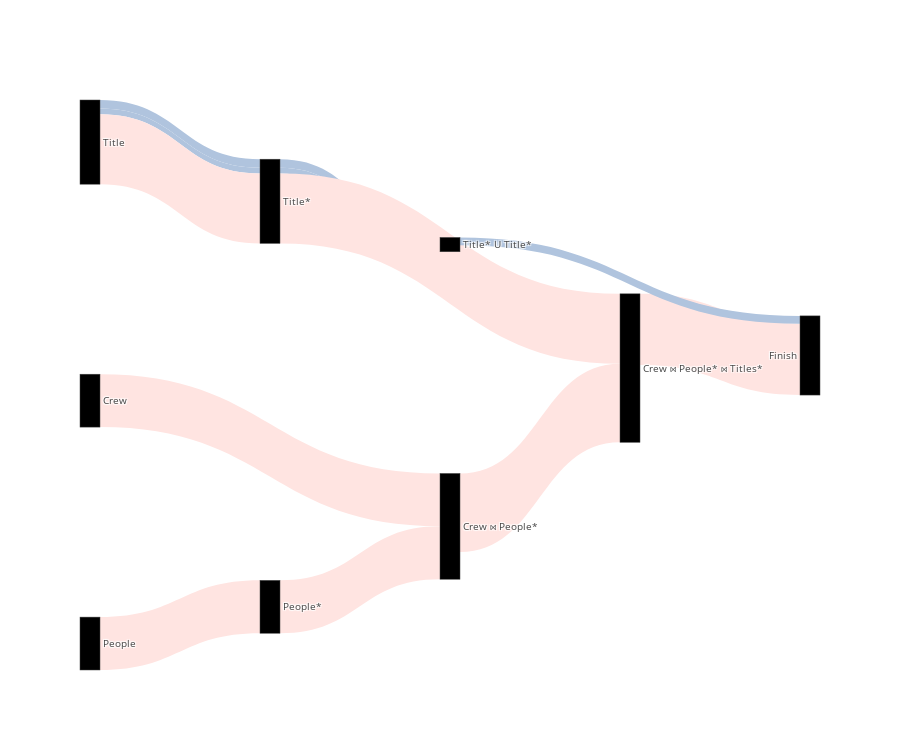

Notebook code for this chart:
### Code cell
#          0         1          2      3         4              5                  6              7                           8
label = ["Title" , "Title*", "Crew", "People", "People*", "Title* U Title*", "Crew ⋈ People*", "Crew ⋈ People* ⋈ Titles*", "Finish"]
source = [0      , 0       , 0       , 1      , 1       , 2         , 3    , 1               , 6                    , 4               , 7    , 5]
target = [1      , 1       , 1       , 5      , 5       , 6         , 4    , 7               , 7                    , 6               , 8    , 8]
value =  [975.287, 677.225 , 8071.176, 975.287, 677.225 , 6108.962  , 6108 , 8071.176        , 36451.822 - 27376.277, 6108            , 44683- 36451, 1885-975.287]

color =  ["#B0C4DE", "#B0C4DE" , "#FFE4E1"  , "#B0C4DE", "#B0C4DE" , "#FFE4E1"    ,"#FFE4E1", "#FFE4E1"          , "#FFE4E1"               , "#FFE4E1"          , "#FFE4E1"      , "#B0C4DE"]
color_node = ["black"] * len(color)
layout = dict(font=dict(size=10), height=750)
data_trace = dict(type="sankey",
                  orientation="h",
                  valueformat=",",
                  node=dict(pad=200, label=label, color=color_node),
                  link=dict(source=source,target=target, value=value, color=color))

iplot(dict(data=[data_trace], layout=layout),
      validate=False)

### Figure 1 — Plotly figure (JSON) as saved in the notebook; plotly's stock layout.template omitted (floating-point values rounded to 4 significant figures)
{"data": [{"link": {"color": ["#B0C4DE", "#B0C4DE", "#FFE4E1", "#B0C4DE", "#B0C4DE", "#FFE4E1", "#FFE4E1", "#FFE4E1", "#FFE4E1", "#FFE4E1", "#FFE4E1", "#B0C4DE"], "source": [0, 0, 0, 1, 1, 2, 3, 1, 6, 4, 7, 5], "target": [1, 1, 1, 5, 5, 6, 4, 7, 7, 6, 8, 8], "value": [975.3, 677.2, 8071.0, 975.3, 677.2, 6109.0, 6108, 8071.0, 9076.0, 6108, 8232, 909.7]}, "node": {"color": ["black", "black", "black", "black", "black", "black", "black", "black", "black", "black", "black", "black"], "label": ["Title", "Title*", "Crew", "People", "People*", "Title* U Title*", "Crew ⋈ People*", "Crew ⋈ People* ⋈ Titles*", "Finish"], "pad": 200}, "orientation": "h", "type": "sankey", "valueformat": ","}], "layout": {"font": {"size": 10}, "height": 750}}
